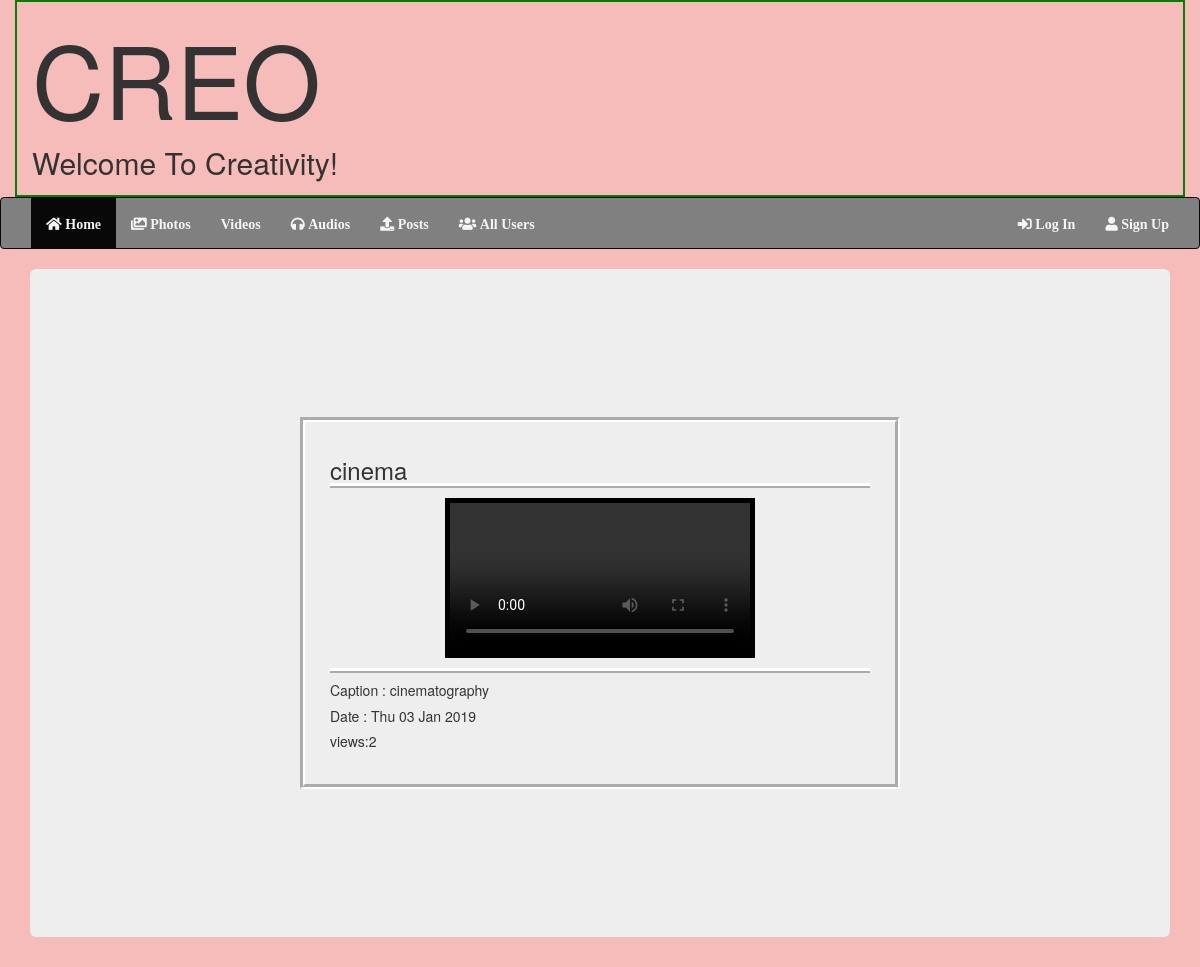
Before: /creo/videos/ with the older database file.
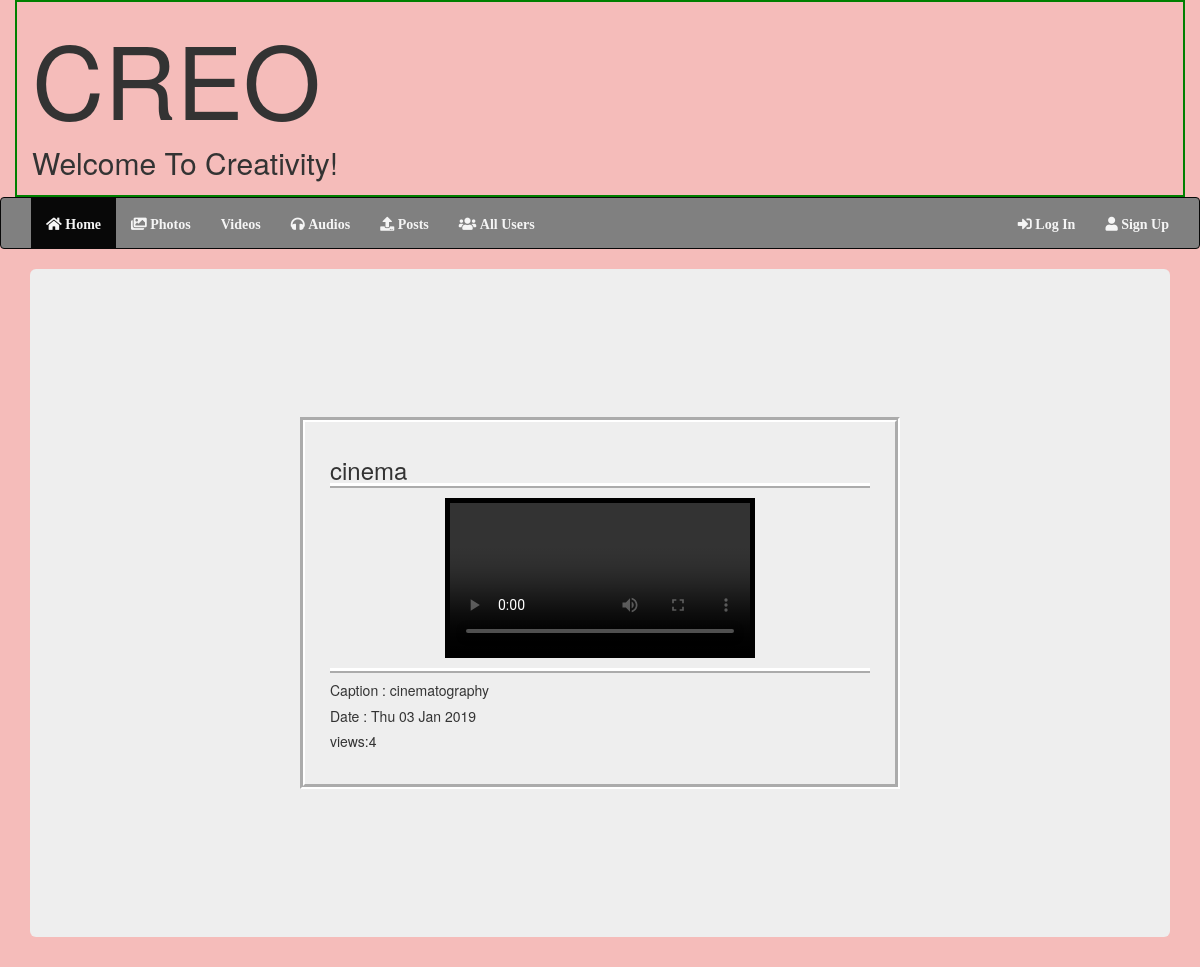
After: the same page with the newer database file.
### creo/models.py (models this page shows, shortened)
class PostSubmission(models.Model):
    POST_CHOICES = (
   (0, 'Image'),
   (1, 'Video'),
   (2,'Audio')
   )
    title = models.CharField(max_length=75)
    description = models.CharField(max_length=500)
    pub_date = models.DateTimeField(auto_now_add=True)
    content = models.FileField(upload_to ='posts', blank=True)
    post_type = models.IntegerField(choices=POST_CHOICES)
    publisher = models.ForeignKey(User,on_delete=models.CASCADE,)
    like_count = models.IntegerField(default=0)
    comment_count = models.IntegerField(default=0)
    view_count = models.IntegerField(default=0)

### creo/views.py (the view)
# urls.py: path('videos/',views.allvideo,name="allvideo"),#calls allvideo function of views.py
def allvideo(request):
    latest_submissions = PostSubmission.objects.order_by('-view_count','-like_count','-pub_date')
    context = { 'latest_submissions': latest_submissions }
    return render(request, 'allvideo.html', context)

### creo/templates/allvideo.html (shortened to what this page needs)
{% extends "base.html" %}
{% block contents %}
<div class="jumbotron">
{% if latest_submissions %}
{% for submission in latest_submissions %}
<div class="row">
      {%if submission.post_type == 1 %}
            <div class="edit1">
            <h3 id="box1">{{submission.title}}</h3>
            <a href="{% url 'detailpost' submission.id %}">
            <video id="video1" controls>
                        <source src="{{ submission.content.url }}/" type="video/mp4">
                        <source src="{{ submission.content.url }}/" type="video/ogg">
            </video>
            </a>
            <div class="edit2">
            <h5>Caption : {{submission.description}}</h5>
            <h5>Date : {{submission.pub_date|date:"D d M Y"}}</h5>
            <h5>views:{{submission.view_count}}</h5>
            </div>
            </div>
      {%endif%}
</div>
{% endfor %}
{% else %}
<p>No submissions are available.</p>
</div>
{% endif %}
{% endblock %}

Changed rows visible on the page:
changed PostSubmission "cinema": view_count "2" → "4"
